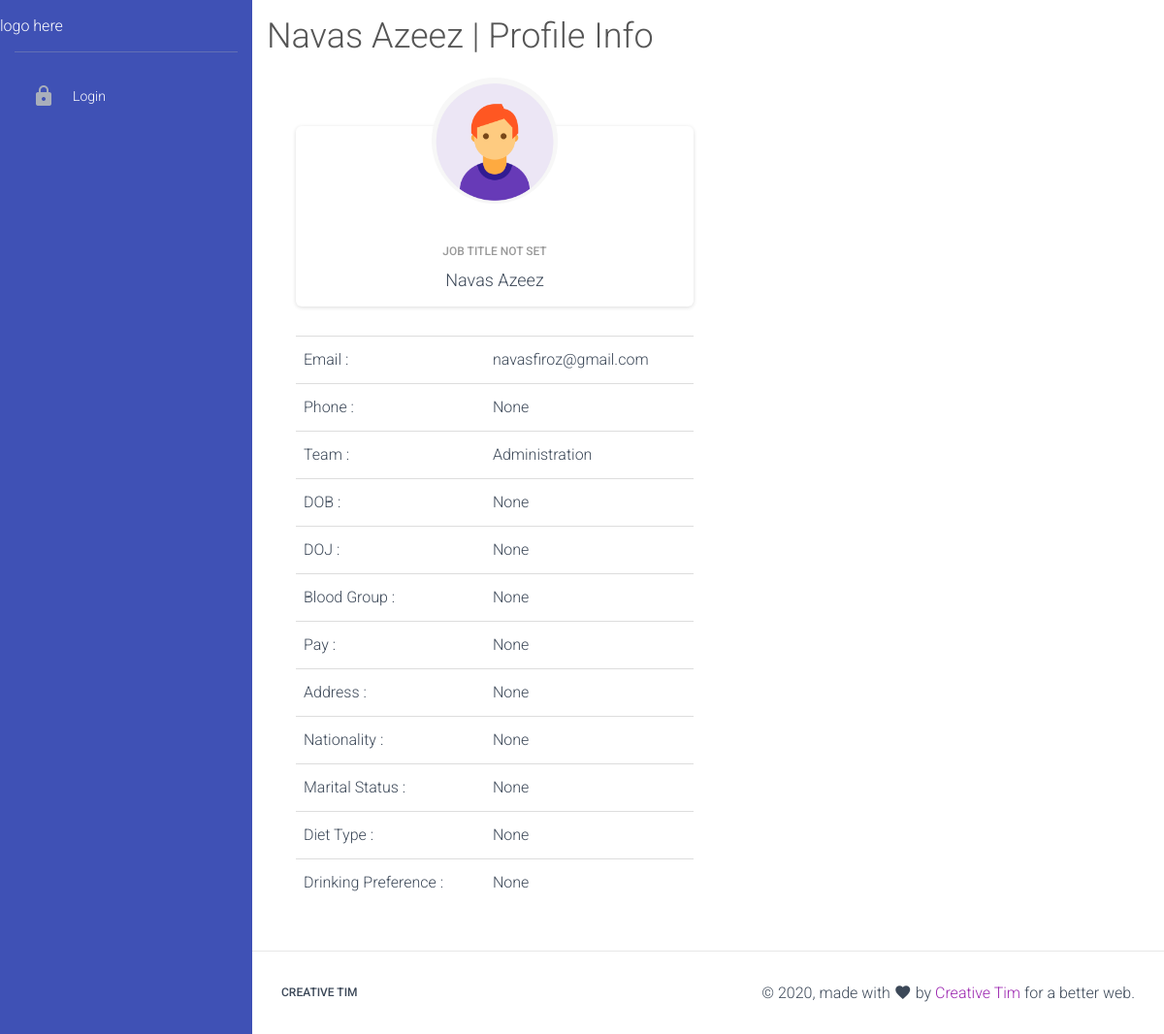
The app's page /profile/1 with its own data.
### main.py (models this page shows)
class User(db.Model):
    id = db.Column(db.Integer, primary_key=True)
    name = db.Column(db.String(150), nullable=False)
    email = db.Column(db.String,nullable=False)
    phone = db.Column(db.String)
    whatsapp = db.Column(db.Boolean)
    title = db.Column(db.String)
    role = db.Column(db.String)
    annual_leaves = db.Column(db.String)
    team_id = db.Column(db.Integer, db.ForeignKey("team.id"))
    admin_to_team = db.Column(db.Integer)
    line_manager = db.Column(db.Integer)
    password = db.Column(db.String)
    dob = db.Column(db.DateTime)
    blood_group = db.Column(db.String)
    doj = db.Column(db.DateTime)
    pay = db.Column(db.Integer)
    address = db.Column(db.String)
    secondary_contact_name = db.Column(db.String)
    secondary_contact_relation = db.Column(db.String)
    secondary_contact_phone = db.Column(db.String)
    origin_country = db.Column(db.String)
    diet_type = db.Column(db.String)
    drinking = db.Column(db.Boolean)
    marital_status = db.Column(db.String)
    dp = db.Column(db.String)

class Team(db.Model):
    id = db.Column(db.Integer, primary_key=True)
    name = db.Column(db.String, nullable=False)
    users = db.relationship("User",backref="team")

### main.py (the view)
@app.route('/profile/<user_id>')
def profile(user_id):
    user = User.query.get(user_id)
    if user:
        return render_template("user_profile.html", user=user)
    else:
        return redirect(url_for("employees"))

### main.py (called while the page is built)
@app.before_request
def before_request():
    g.user = None
    if "uid" in session:
        login_user = User.query.get(session["uid"])
        if login_user and login_user.team_id == session["td"] and bcrypt.check_password_hash(session["sk"], login_user.name):
            g.user = login_user

### templates/user_profile.html (shortened to what this page needs)
{% extends "template.html" %}
{% block heading %}
<h2>{{user.name}} | Profile Info</h2>
{% endblock %}
{% block content %}
<div class="container-fluid">
	<div class="row">
		<div class="col-md-6">
			<div class="card card-profile">
				<div class="card-avatar">
					<a href="javascript:;">
						<img class="img" src="{{ url_for('static', filename='img/users/default.png') }}">
					</a>
				</div>
				<div class="card-body">
					<h6 class="card-category text-gray">
					{% if user.title%}
					{{user.title}}
					{% else %}
					Job Title Not Set
					{% endif %}</h6>
					<h4 class="card-title">{{user.name}}</h4>
				</div>
			</div>
			<div class="table-responsive">
            <table class="table">
              <tbody>
                <tr><td>Email :</td><td>{{user.email}}</td></tr>
                <tr><td>Phone :</td><td>{{user.phone}}</td></tr>
                <tr><td>Team :</td><td>{{user.team.name}}</td></tr>
                <tr><td>DOB :</td><td>{{user.dob}}</td></tr>
                <tr><td>DOJ :</td><td>{{user.doj}}</td></tr>
                <tr><td>Blood Group :</td><td>{{user.blood_group}}</td></tr>
                <tr><td>Pay :</td><td>{{user.pay}}</td></tr>
                <tr><td>Address :</td><td>{{user.address}}</td></tr>
                <tr><td>Nationality :</td><td>{{user.origin_country}}</td></tr>
                <tr><td>Marital Status :</td><td>{{user.marital_status}}</td></tr>
                <tr><td>Diet Type :</td><td>{{user.diet_type}}</td></tr>
                <tr><td>Drinking Preference :</td><td>{{user.drinking}}</td></tr>
              </tbody>
            </table>
          </div>
		</div>
	</div>
</div>
{% endblock %}

### static/css/custom.css (style rules this page uses)
body { background-color: #fff; }
.card-profile .card-avatar { box-shadow: none !important; }

### records on screen
User: name "Navas Azeez", email "navasfiroz@gmail.com", phone "None", dob "None", doj "None", blood_group "None", pay "None", address "None", origin_country "None", marital_status "None", diet_type "None", drinking "None"
Team: team.name "Administration"
